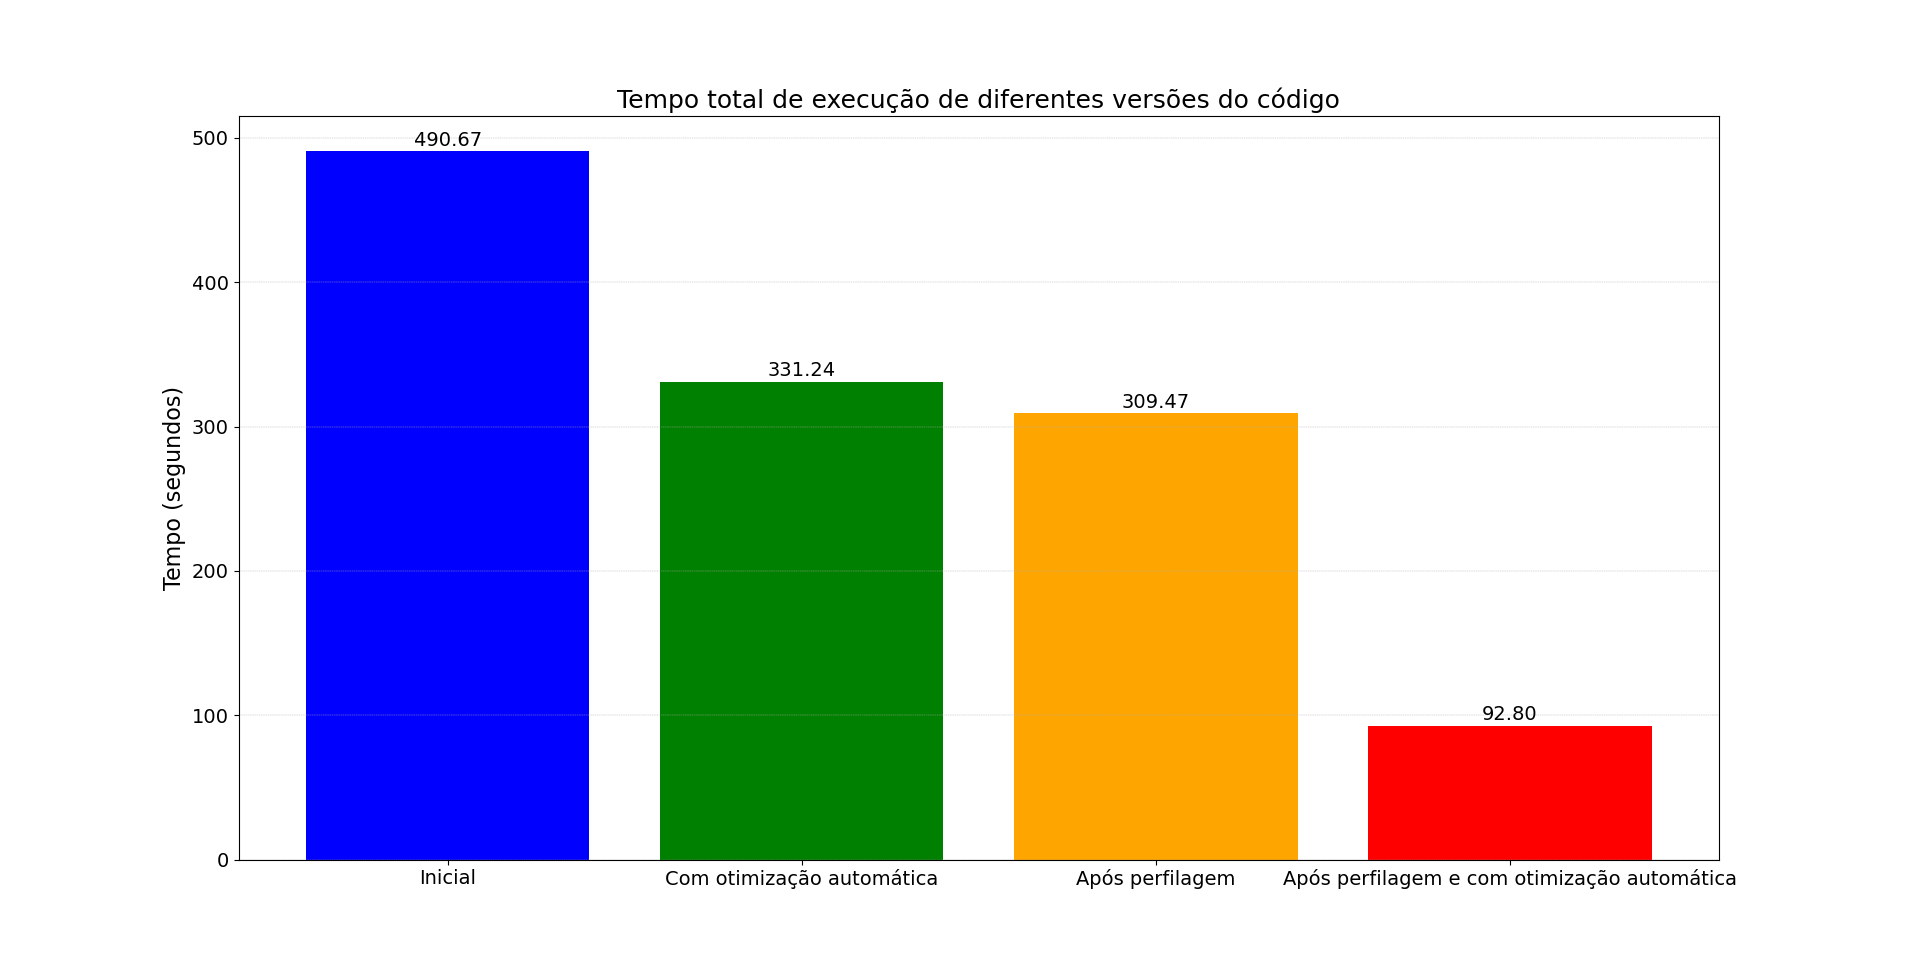

Source code (Python):
import matplotlib.pyplot as plt

# Dados do programa
algorithms = ['Inicial', 'Com otimização automática', 'Após perfilagem', 'Após perfilagem e com otimização automática']
times = [490.671564, 331.244648, 309.472181, 92.799536]

# Configurar o gráfico
plt.figure(figsize=(10, 6))
plt.bar(algorithms, times, color=['blue', 'green', 'orange', 'red'])

# Adicionar título e rótulos
plt.title('Tempo total de execução de diferentes versões do código', fontsize=18)
#plt.xlabel('Versões do código')
plt.ylabel('Tempo (segundos)', fontsize=16)

# Adicionar valores acima das barras
for i, time in enumerate(times):
    plt.text(i, time + 1, f'{time:.2f}', ha='center', va='bottom', fontsize=14)

plt.xticks(fontsize=14)
plt.yticks(fontsize=14)
plt.grid(True, which='both', axis='y', linestyle='--', linewidth=0.3)

# Exibir o gráfico
plt.show()
